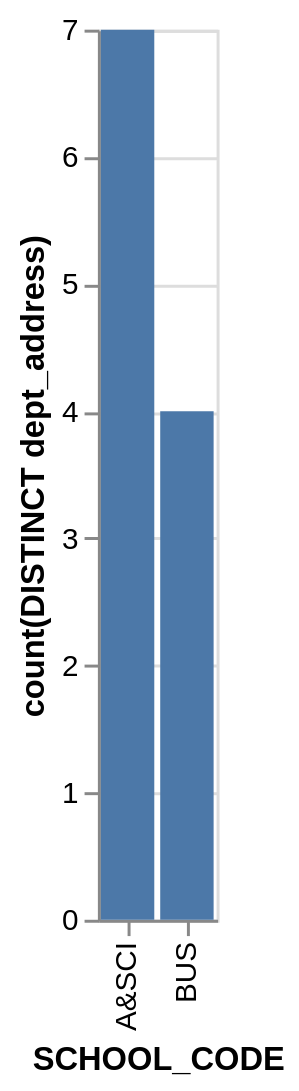

This figure's Vega-Lite source:
### Vega-Lite specification from a JSON file in a GitHub repository (floating-point values rounded to 4 significant figures)
{"data": {"values": [{"x_data": "A&SCI", "y_data": 7}, {"x_data": "BUS", "y_data": 4}]}, "mark": "bar", "encoding": {"x": {"field": "x_data", "type": "nominal", "title": "SCHOOL_CODE", "sort": "ascending"}, "y": {"field": "y_data", "type": "quantitative", "title": "count(DISTINCT dept_address)"}}}
